Frame 1 (no input): blank canvas, image omitted
Frame 60 (the mouse pressed at the canvas centre just before this capture): blank canvas, image omitted
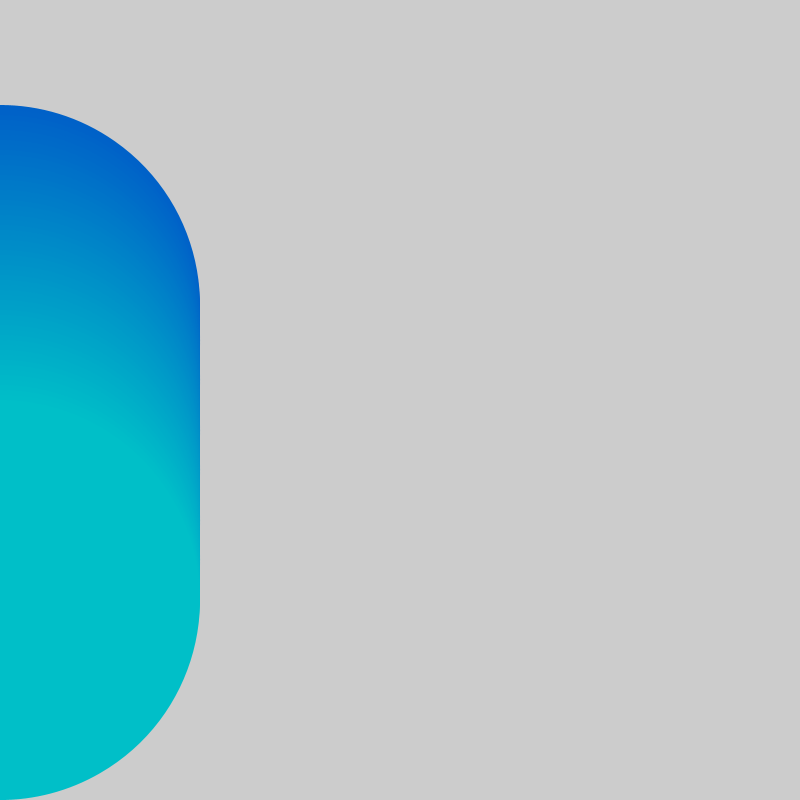
Frame 120 (the mouse held since frame 60 and released just before this capture)

The Processing sketch whose frames 1 and 60 were blank and that drew this single picture after the mouse press (run headless with seeded random() and noise(); from frame 60 on, the mouse is pressed at the canvas centre):

// Processing sketch: mapping
// ── mapping.pde
int x = 0;
int y = 0;
float angle = 0;

void setup() {
  size(800,800);
  ellipseMode(CENTER);
  noStroke();
}

void draw() {
  angle += 5;
  y += 5;
  
  translate(x,y);
  rotate(radians(angle)); 
  
  float rColor = map(x, 0, width, 0, 255);
  float gColor = map(y, 0, height, 0, 255);
  float bColor = 200;
  
  float xScale = map(mouseX, 0, width, 0, 4);
  float yScale = map(mouseY, 0, height, 0, 4);
  
  scale(xScale, yScale);
  
  
  fill(rColor, gColor, bColor);
  ellipse(0, 0, mouseX * 0.5, mouseY * 0.5);
  
  if (y > height) {
    y = 0;
    x += 100;
  }
}
